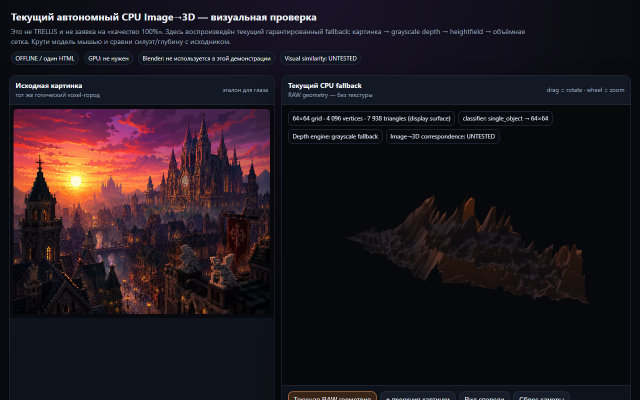
#> input picture apps/ai3d-reference-test/assets/previous_html_baseline.png, 1280 x 800 px (shown at 1/2 size); its folder holds 2 pictures in this run; the run also reads 1 picture not shown here
$ python asset_similarity_scan.py
#> lines starting #> are read from the running program, lines starting #| are printed output that depends on the picture
from __future__ import annotations
import itertools, json, math, sys
from pathlib import Path
import numpy as np
from PIL import Image
def ahash(path):
    a=np.asarray(Image.open(path).convert("L").resize((16,16),Image.Resampling.LANCZOS),dtype=np.float64);return (a>a.mean()).reshape(-1)
def sim(a,b): return 1-float(np.count_nonzero(a!=b))/a.size
def mesh_sig(path):
    try:
        import trimesh
        s=trimesh.load(str(path),force="scene",process=False);m=[g for g in s.geometry.values() if hasattr(g,"vertices")]
        return {"v":sum(len(x.vertices) for x in m),"f":sum(len(x.faces) for x in m),"bytes":path.stat().st_size}
    except Exception:return None
root=Path(sys.argv[1]) if len(sys.argv)>1 else Path("apps");images=[x for x in root.rglob("*") if x.suffix.lower() in {".png",".jpg",".jpeg",".webp"}][:300];meshes=[x for x in root.rglob("*.glb")][:100]
ih={str(x):ahash(x) for x in images};pairs=[]
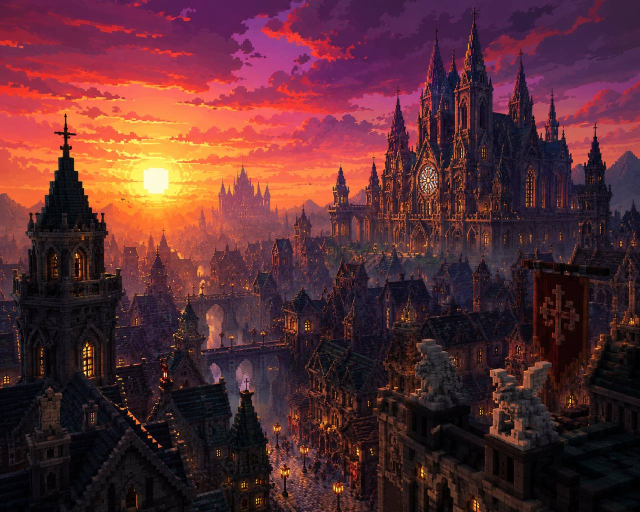
#> input picture apps/ai3d-reference-test/assets/reference.png, 1280 x 1024 px (shown at 1/2 size)
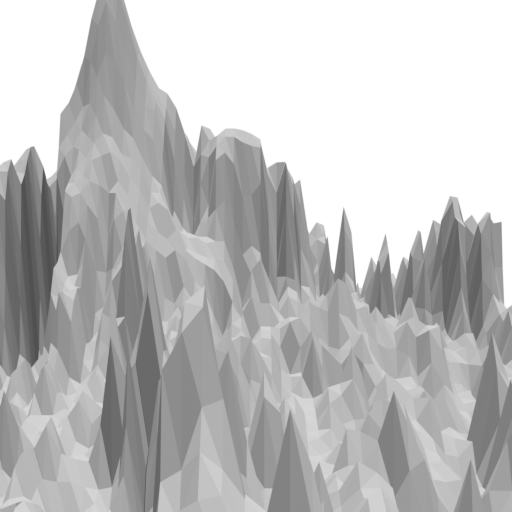
#> input picture apps/ai3d-reference-test/assets/renders/front_clay.png, 512 x 512 px
#> after `ih = {str(x): ahash(x) for x in images}`: ih = 4 items
for a,b in itertools.combinations(images,2):
    s=sim(ih[str(a)],ih[str(b)])
    if s>=.94:pairs.append({"kind":"image","a":str(a),"b":str(b),"similarity":s})
#> this loop made 6 passes
#> s on passes 1 to 6: 0.777, 0.387, 0.387, 0.344, 0.344, 1
#> after the loop, pairs = 1 item
ms={str(x):mesh_sig(x) for x in meshes}
for a,b in itertools.combinations(meshes,2):
    x,y=ms[str(a)],ms[str(b)]
    if not x or not y or not x["v"] or not y["v"] or not x["f"] or not y["f"]:continue
    vd=abs(x["v"]-y["v"])/max(x["v"],y["v"]);fd=abs(x["f"]-y["f"])/max(x["f"],y["f"])
    if vd<=.05 and fd<=.05:pairs.append({"kind":"mesh","a":str(a),"b":str(b),"vertexDelta":vd,"faceDelta":fd})
report={"cpuOnly":True,"gpu":False,"paidCost":0,"images":len(images),"meshes":len(meshes),"similarCandidates":pairs};Path("ASSET_SIMILARITY_REPORT.json").write_text(json.dumps(report,indent=2),encoding="utf-8");print(json.dumps({"images":len(images),"meshes":len(meshes),"candidates":len(pairs)}))
#| {"images": 4, "meshes": 0, "candidates": 1}
